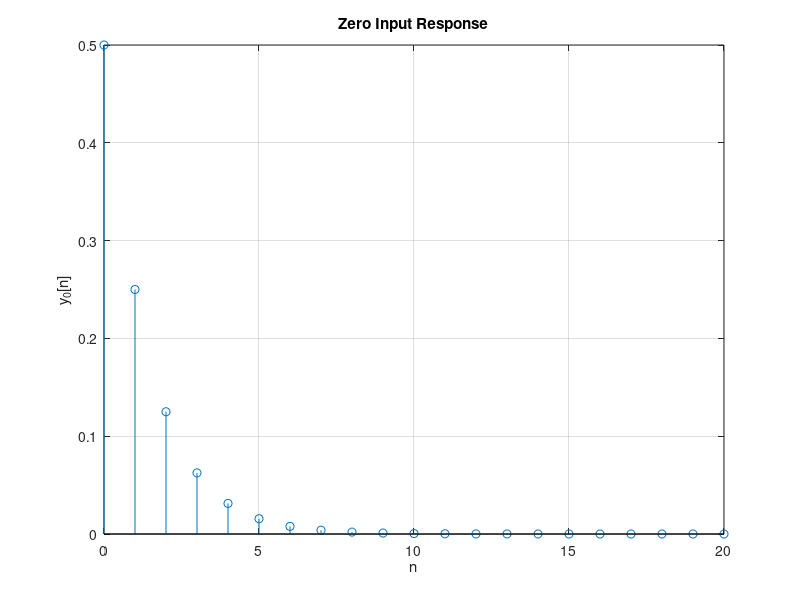

Here is the MATLAB script that generated this plot:
% B. Zero Input Response

n = 0:20; % Range for plotting
b = [2]; % Numerator coefficients
a = [1, -3/10, -1/10]; % Denominator coefficients
y = [1, 2]; % Initial conditions for output
x_ic = filtic(b, a, y); % Finding initial conditions
m = zeros(1, length(n)); % The input is assigned as zeros
y_zi = filter(b, a, m, x_ic) ; % Zero input response

% Plotting
stem(n, y_zi); 
grid;
title('Zero Input Response');
xlabel('n');
ylabel('y_0[n]');
